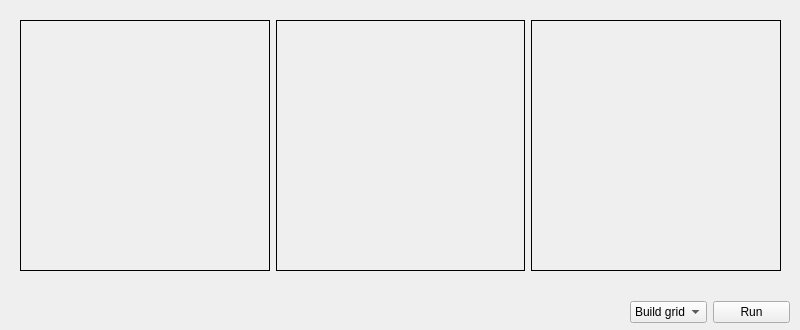
<?xml version="1.0" encoding="UTF-8"?>
<ui version="4.0">
 <class>ImageView</class>
 <widget class="QWidget" name="ImageView">
  <property name="geometry">
   <rect>
    <x>0</x>
    <y>0</y>
    <width>800</width>
    <height>330</height>
   </rect>
  </property>
  <property name="windowTitle">
   <string>Video Frame</string>
  </property>
  <widget class="QWidget" name="horizontalLayoutWidget">
   <property name="geometry">
    <rect>
     <x>20</x>
     <y>20</y>
     <width>761</width>
     <height>251</height>
    </rect>
   </property>
   <layout class="QHBoxLayout" name="images">
    <item>
     <widget class="QLabel" name="originalImage">
      <property name="frameShape">
       <enum>QFrame::Box</enum>
      </property>
      <property name="text">
       <string/>
      </property>
     </widget>
    </item>
    <item>
     <widget class="QLabel" name="stagedImage">
      <property name="frameShape">
       <enum>QFrame::Box</enum>
      </property>
      <property name="text">
       <string/>
      </property>
     </widget>
    </item>
    <item>
     <widget class="QLabel" name="finalImage">
      <property name="frameShape">
       <enum>QFrame::Box</enum>
      </property>
      <property name="text">
       <string/>
      </property>
     </widget>
    </item>
   </layout>
  </widget>
  <widget class="QWidget" name="horizontalLayoutWidget_2">
   <property name="geometry">
    <rect>
     <x>630</x>
     <y>300</y>
     <width>160</width>
     <height>24</height>
    </rect>
   </property>
   <layout class="QHBoxLayout" name="modes">
    <item>
     <widget class="QComboBox" name="modeBox">
      <item>
       <property name="text">
        <string>Build grid</string>
       </property>
      </item>
     </widget>
    </item>
    <item>
     <widget class="QPushButton" name="runButton">
      <property name="text">
       <string>Run</string>
      </property>
     </widget>
    </item>
   </layout>
  </widget>
 </widget>
 <resources/>
 <connections/>
</ui>
